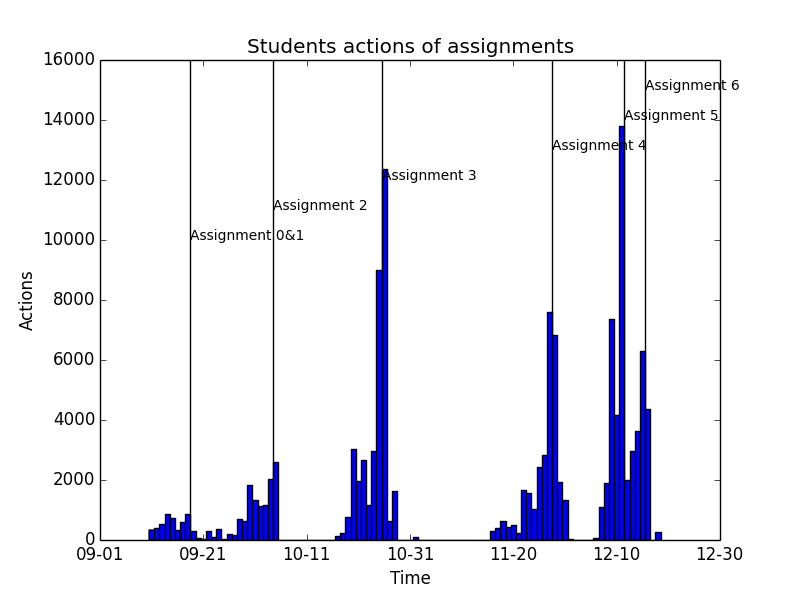

This figure's Python source:
import pandas as pd
import matplotlib.pyplot as plt
import datetime as dt
import matplotlib.dates as date
from matplotlib.dates import date2num, MonthLocator, DateFormatter

#read input file
action=[]
myfile=open('actions-fall-2007.dat','r')
for i in myfile:
    action.append(i)
del action[0]
action.sort()

# change time to numbers
time=[]
for j in action:
    a=dt.datetime.strptime(j.strip(),'%Y-%m-%d %H:%M:%S')
    b=date.date2num(a)
    time.append(b)


#define bins
a=max(time)-min(time)
bins=int(a)+1

#histogram
begin= date.date2num(dt.datetime.strptime('2007-09-10 12:00:00','%Y-%m-%d %H:%M:%S'))
final= date.date2num(dt.datetime.strptime('2007-12-18 12:00:00','%Y-%m-%d %H:%M:%S'))
plt.hist(time, bins, range=(begin, final))

plt.xlabel('Time')
plt.ylabel('Actions')
plt.title('Students actions of assignments')
plt.gca().xaxis.set_major_formatter(DateFormatter('%m-%d'))



deadline=['2007-09-18 12:00:00', '2007-10-04 12:00:00', '2007-10-25 12:00:00', '2007-11-27 12:00:00', '2007-12-11 12:00:00','2007-12-15 12:00:00']
due=[]
for k in deadline:
    due.append(dt.datetime.strptime(k,'%Y-%m-%d %H:%M:%S'))


label=['Assignment 0&1','Assignment 2','Assignment 3','Assignment 4','Assignment 5','Assignment 6']
    
for x in range(0,6):
    plt.text(due[x],10000+1000*x,label[x],size='small')
plt.vlines(date2num(due),0,16000)

plt.show()
# (a) The bin is 24 hours according to the due time 12:00:00.          
# (b) From the number of actions, assignment 3 and 5 have the most amount of work
# (c) Most students handing on assignments before deadline in assignment 0,1,4 and 6.
